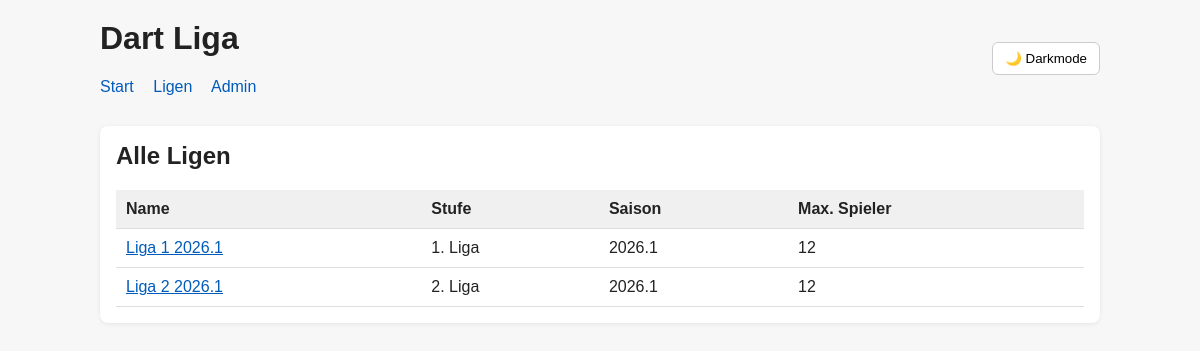
/ligen/, run on the app's committed database.
### leagues/models.py (models this page shows, shortened)
class League(models.Model):
    season = models.ForeignKey(
        Season,
        on_delete=models.CASCADE,
        related_name="leagues"
    )
    tier = models.ForeignKey(
        LeagueTier,
        on_delete=models.PROTECT,
        related_name="leagues"
    )
    name = models.CharField(max_length=100)
    max_players = models.PositiveIntegerField(default=12)
    is_public = models.BooleanField(default=True)
    class Meta:
        ordering = ["tier__order", "name"]
        unique_together = ["season", "name"]

class LeagueTier(models.Model):
    name = models.CharField(max_length=100)
    order = models.PositiveIntegerField(default=1)
    class Meta:
        ordering = ["order", "name"]

class Season(models.Model):
    name = models.CharField(max_length=50, unique=True)
    is_active = models.BooleanField(default=False)
    class Meta:
        ordering = ["-id"]

### public/views.py (the view)
# urls.py: path("ligen/", views.league_list, name="league_list"),
def league_list(request):
    leagues = League.objects.all().select_related("season", "tier")
    return render(request, "public/league_list.html", {"leagues": leagues})

### templates/public/league_list.html (shortened to what this page needs)
{% extends "public/base.html" %}
{% block content %}
<div class="card">
    <h2>Alle Ligen</h2>
    {% if leagues %}
        <table>
            <thead>
                <tr>
                    <th>Name</th>
                    <th>Stufe</th>
                    <th>Saison</th>
                    <th>Max. Spieler</th>
                </tr>
            </thead>
            <tbody>
                {% for league in leagues %}
                    <tr>
                        <td>
                            <a href="{% url 'league_detail' league.id %}">
                                {{ league.name }}
                            </a>
                        </td>
                        <td>{{ league.tier.name }}</td>
                        <td>{{ league.season.name }}</td>
                        <td>{{ league.max_players }}</td>
                    </tr>
                {% endfor %}
            </tbody>
        </table>
    {% else %}
        <p>Keine Ligen gefunden.</p>
    {% endif %}
</div>
{% endblock %}

### templates/public/base.html (style rules this page uses)
body { font-family: Arial, sans-serif; max-width: 1000px; margin: 0 auto; padding: 20px; background: #f7f7f7; color: #222; }
.card { background: white; padding: 16px; margin-bottom: 16px; border-radius: 8px; box-shadow: 0 1px 4px rgba(0,0,0,0.08); }
table { width: 100%; border-collapse: collapse; background: white; }
th, td { padding: 10px; border-bottom: 1px solid #ddd; text-align: left; }
th { background-color: #f0f0f0; }
h1, h2, h3 { margin-top: 0; }
a, a:visited { color: #005bbb; }

### data on the page
League: name "Liga 1 2026.1", tier.name "1. Liga", season.name "2026.1", max_players "12"
League: name "Liga 2 2026.1", tier.name "2. Liga", season.name "2026.1", max_players "12"
